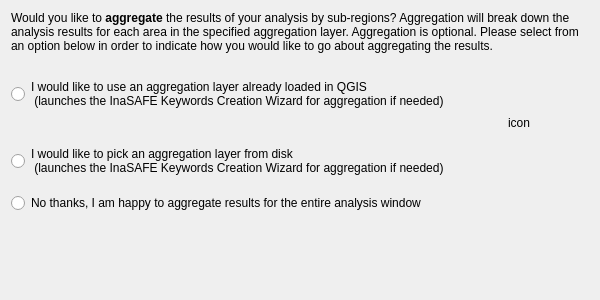
<?xml version="1.0" encoding="UTF-8"?>
<ui version="4.0">
 <class>pgFcAggLayerOrigin</class>
 <widget class="QWidget" name="pgFcAggLayerOrigin">
  <property name="geometry">
   <rect>
    <x>0</x>
    <y>0</y>
    <width>400</width>
    <height>300</height>
   </rect>
  </property>
  <property name="sizePolicy">
   <sizepolicy hsizetype="MinimumExpanding" vsizetype="MinimumExpanding">
    <horstretch>0</horstretch>
    <verstretch>0</verstretch>
   </sizepolicy>
  </property>
  <layout class="QGridLayout" name="gridLayout_25">
   <item row="0" column="0" colspan="3">
    <widget class="QLabel" name="lblSelectAggLayerOriginType">
     <property name="styleSheet">
      <string notr="true">font: 11pt &quot;Ubuntu&quot;;</string>
     </property>
     <property name="text">
      <string>&lt;html&gt;&lt;head/&gt;&lt;body&gt;&lt;p&gt;Would you like to &lt;span style=&quot; font-weight:600;&quot;&gt;aggregate&lt;/span&gt; the results of your analysis by sub-regions? Aggregation will break down the analysis results for each area in the specified aggregation layer. Aggregation is optional. Please select from an option below in order to indicate how you would like to go about aggregating the results.&lt;/p&gt;&lt;/body&gt;&lt;/html&gt;</string>
     </property>
     <property name="alignment">
      <set>Qt::AlignLeading|Qt::AlignLeft|Qt::AlignTop</set>
     </property>
     <property name="wordWrap">
      <bool>true</bool>
     </property>
    </widget>
   </item>
   <item row="1" column="1" rowspan="2">
    <widget class="QLabel" name="lblIconIFCWAggregationOrigin">
     <property name="sizePolicy">
      <sizepolicy hsizetype="Fixed" vsizetype="Fixed">
       <horstretch>0</horstretch>
       <verstretch>0</verstretch>
      </sizepolicy>
     </property>
     <property name="minimumSize">
      <size>
       <width>128</width>
       <height>128</height>
      </size>
     </property>
     <property name="maximumSize">
      <size>
       <width>128</width>
       <height>128</height>
      </size>
     </property>
     <property name="text">
      <string>icon</string>
     </property>
     <property name="scaledContents">
      <bool>true</bool>
     </property>
     <property name="alignment">
      <set>Qt::AlignCenter</set>
     </property>
    </widget>
   </item>
   <item row="2" column="0">
    <widget class="QRadioButton" name="rbAggLayerFromBrowser">
     <property name="text">
      <string>I would like to pick an aggregation layer from disk
 (launches the InaSAFE Keywords Creation Wizard for aggregation if needed)</string>
     </property>
    </widget>
   </item>
   <item row="1" column="0">
    <widget class="QRadioButton" name="rbAggLayerFromCanvas">
     <property name="text">
      <string>I would like to use an aggregation layer already loaded in QGIS
 (launches the InaSAFE Keywords Creation Wizard for aggregation if needed)</string>
     </property>
    </widget>
   </item>
   <item row="3" column="0">
    <widget class="QRadioButton" name="rbAggLayerNoAggregation">
     <property name="text">
      <string>No thanks, I am happy to aggregate results for the entire analysis window</string>
     </property>
    </widget>
   </item>
   <item row="4" column="0">
    <spacer name="verticalSpacer_3">
     <property name="orientation">
      <enum>Qt::Vertical</enum>
     </property>
     <property name="sizeHint" stdset="0">
      <size>
       <width>20</width>
       <height>40</height>
      </size>
     </property>
    </spacer>
   </item>
  </layout>
 </widget>
 <resources/>
 <connections/>
</ui>
